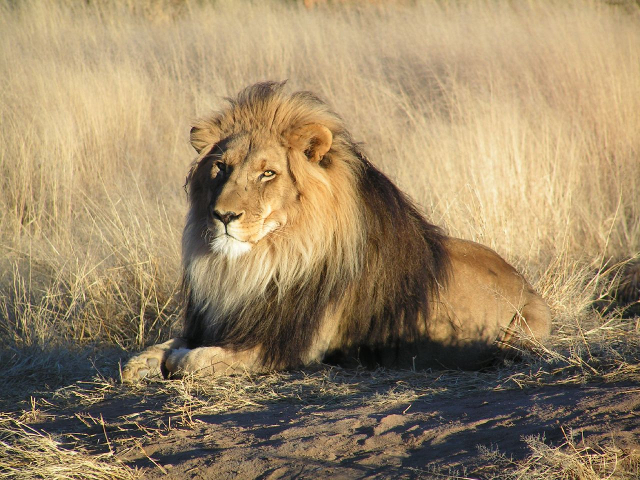
#> input picture lion s.jpg, 640 x 480 px
$ python hilbert.py
#> lines starting #> are read from the running program, lines starting #| are printed output that depends on the picture
import numpy as np
import cv2 as cv
from hilbertcurve.hilbertcurve import HilbertCurve

def main():
	img = cv.imread("lion s.jpg")
#> img is the input picture: shape (480, 640, 3); mean B, G, R 102.3, 135.3, 156.2
	rows,cols,channels = img.shape
#> rows = 480; cols = 640; channels = 3
	smaller_dim = 0
	if rows < cols:
		smaller_dim = rows
#> smaller_dim = 480
	else:
		smaller_dim = cols

	order = 0
	while True:
		if 2**order >= smaller_dim:
			break
		order += 1
#> after the loop, order = 9
	side_length = 2**order
#> side_length = 512

	img_scaled = cv.resize(img, (side_length, side_length), interpolation = cv.INTER_CUBIC)
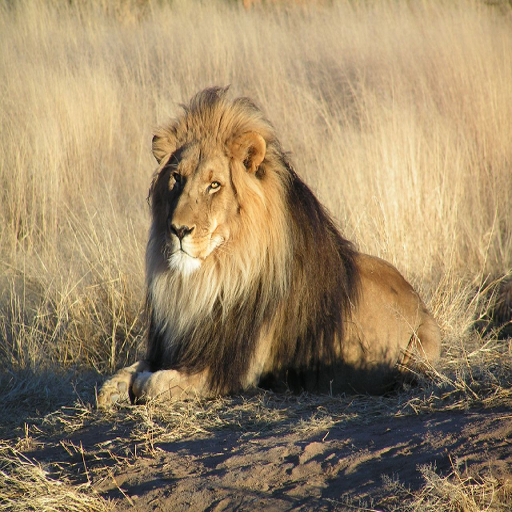
#> img_scaled: shape (512, 512, 3); mean B, G, R 102.3, 135.3, 156.2
	cv.imshow("image scaled",img_scaled)
	cv.waitKey(0)

	img_rot = cv.rotate(img_scaled,cv.ROTATE_90_CLOCKWISE)
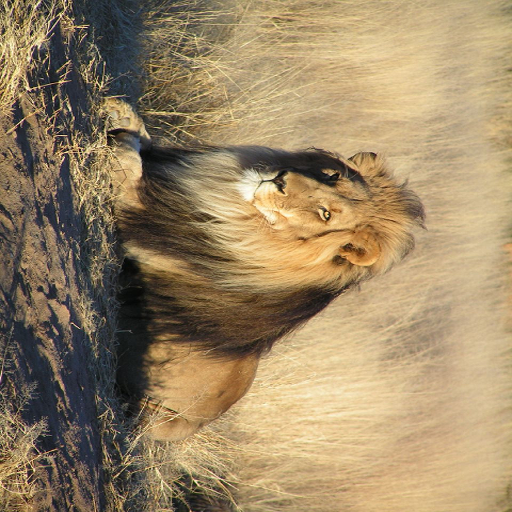
#> img_rot: shape (512, 512, 3); mean B, G, R 102.3, 135.3, 156.2
	print(img_rot.shape)
#| (512, 512, 3)
	cv.imshow("image rot",img_rot)
	cv.waitKey(0)

	working_curve = HilbertCurve(order,2)
	coords_list = []
	mhstep = (side_length**2 // 1536)
	if mhstep < 1:
		mhstep = 1
	print(mhstep)
	mh = -1
	for i in range(0, side_length**2):
		coords = working_curve.coordinates_from_distance(i)
		if (i % mhstep) == 0:
			mh += 1

		img_rot[coords[0],coords[1]] = microhue(mh)

	cv.imshow("image rotated",img_rot)
	cv.waitKey(0)

	img_unrot = cv.rotate(img_rot,cv.ROTATE_90_COUNTERCLOCKWISE)
	cv.imshow("image unrot",img_unrot)
	cv.imwrite("image unrot.png",img_unrot)
	cv.waitKey(0)
	cv.destroyAllWindows()

# Returns a BGR list with a specified "microhue" between 0 and 1536
def microhue(mh):
	mh = mh % 1536
	if mh < 256:
		return [0, (mh%256), 255]
	elif mh < 512:
		return [0, 255, (255-(mh%256))]
	elif mh < 768:
		return [(mh%256), 255, 0]
	elif mh < 1024:
		return [255, (255-(mh%256)), 0]
	elif mh < 1280:
		return [255, 0, (mh%256)]
	else:
		return [(255-(mh%256)), 0, 255]

main()
#> (the call stopped at in main, `working_curve = HilbertCurve(order,2)`: hilbertcurve is not available in this run)

$ run again, with tree 32x32.jpg copied over lion s.jpg
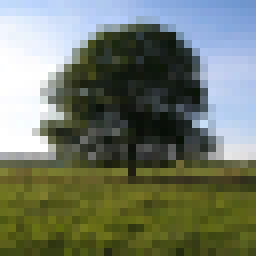
#> input picture tree 32x32.jpg, 32 x 32 px (shown 8 times larger)
#> in main, img is the input picture: shape (32, 32, 3); mean B, G, R 104.3, 120.4, 112.2
#> in main, `img_rot = cv.rotate(img_scaled,cv.ROTATE_90_CLOCKWISE)`:
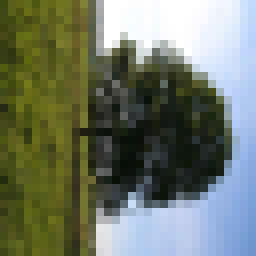
#> img_rot: shape (32, 32, 3) (shown 8 times larger); mean B, G, R 104.3, 120.4, 112.2
#| (32, 32, 3)

$ run again, with tree spectrogram.png saved as lion s.jpg
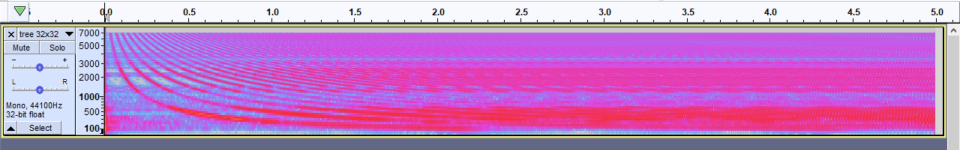
#> input picture tree spectrogram.png, 1920 x 300 px (shown at 1/2 size)
#> in main, img is the input picture: shape (300, 1920, 3); mean B, G, R 197.4, 128.7, 193.7
#> in main, `img_scaled = cv.resize(img, (side_length, side_length), interpolation ..`:
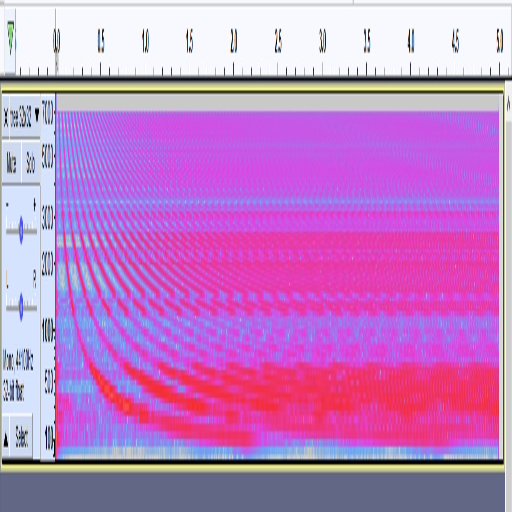
#> img_scaled: shape (512, 512, 3); mean B, G, R 197.6, 128.9, 193.9
#> in main, `img_rot = cv.rotate(img_scaled,cv.ROTATE_90_CLOCKWISE)`:
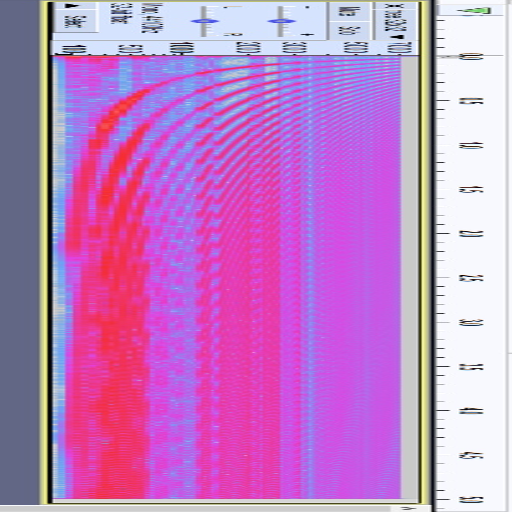
#> img_rot: shape (512, 512, 3); mean B, G, R 197.6, 128.9, 193.9
#| (512, 512, 3)
